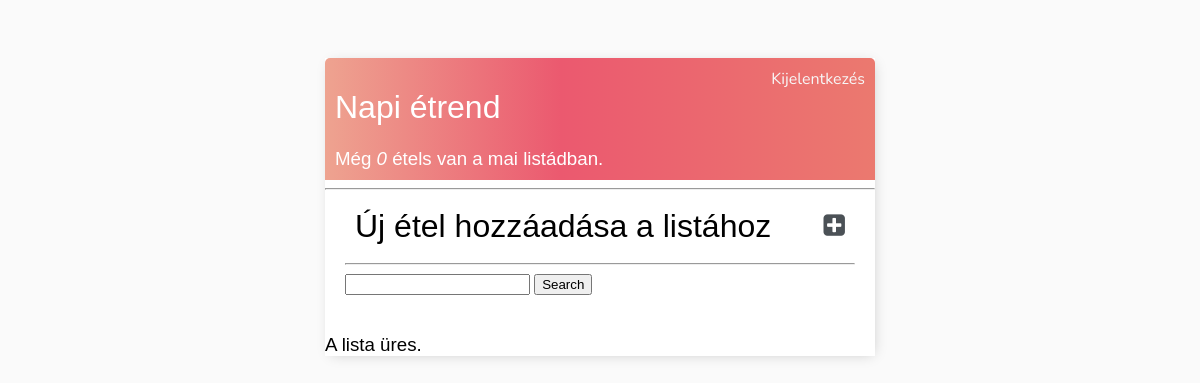
Before: / (signed in) with the older database file.
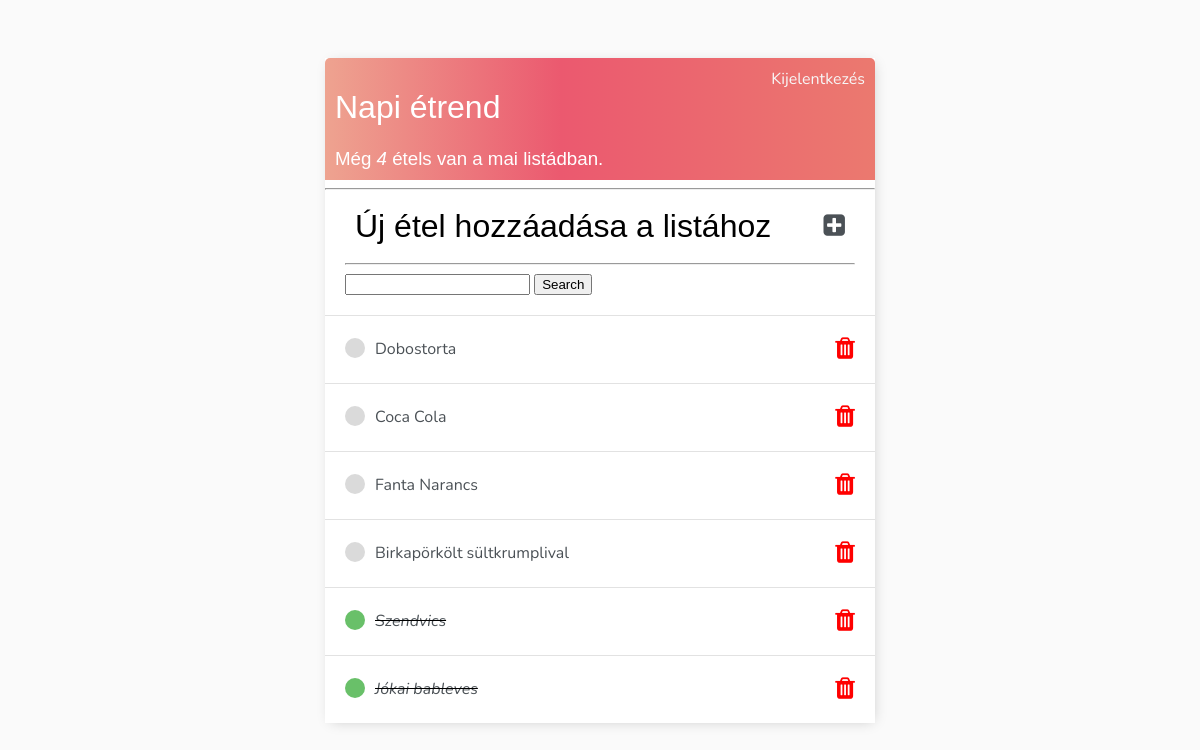
After: the same page with the newer database file.
### base/models.py (models this page shows)
class Task(models.Model):
    user = models.ForeignKey(User, on_delete=models.CASCADE, null=True, blank=True)
    title = models.CharField(max_length=200)
    description = models.TextField(null=True, blank=True)
    complete = models.BooleanField(default=False)
    create = models.DateTimeField(auto_now_add=True)
    def __str__(self):
        return self.title
    class Meta:
        ordering = ['complete']

### base/views.py (the view)
# urls.py: path('', TaskList.as_view(), name='tasks'),
class TaskList(LoginRequiredMixin, ListView):
    model = Task
    context_object_name = 'tasks'
    def get_context_data(self, **kwargs):
        context = super().get_context_data(**kwargs)
        context['tasks'] = context['tasks'].filter(user=self.request.user)
        context['count'] = context['tasks'].filter(complete=False).count()
        search_input = self.request.GET.get('search-area') or ''
        if search_input:
            context['tasks'] = context['tasks'].filter(title__startswith=search_input)
        context['search-input'] = search_input
        return context

### base/templates/base/task_list.html (shortened to what this page needs)
{% extends 'base/main.html' %}
{% block content %}
<div class="header-bar">
    <div>
        <h1>Napi étrend</h1>
        <h3 style="margin:0">Még <i>{{ count }}</i> étel{{count|pluralize }} van a mai listádban. </h3>
    </div>
    {% if request.user.is_authenticated %}
    <a href="{% url 'logout' %}">Kijelentkezés</a>
    {% else %}
    <a href="{% url 'login' %}">Bejelentkezés</a>
    {% endif %}
</div>
    <hr>
    <div class="header-bottom">
        <div class="header-inside">
        <h1>Új étel hozzáadása a listához {{ context.color }}</h1>
        <a href="{% url 'task-create'%}"><i class='fa fa-plus-square'></i>
        </a>
        </div>
<hr>
        <form method="GET" action="">
            <input type="text" name="search-area" id="" value="{{ search_input }}">
            <input type="submit" value="Search">
        </form>
    </div>
    <div class="task-items-wrapper">
        {% for task in tasks %}
        <div class=task-wrapper>
            {% if task.complete %}
                <div class="task-title">
                    <div class="task-complete-icon"></div>
                    <i><s><a href="{% url 'task-update' task.id %}">{{ task }}</a></s></i>
                </div>
            {% else %}
            <div class="task-title">
                <div class="task-incomplete-icon"></div>
                <a href="{% url 'task-update' task.id %}">{{ task }}</a>
            </div>
            {% endif %}
            <td><a class="delete-link" href="{% url 'task-delete' task.id %}"><i class='fa fa-trash red-color'></i>
            </a></td>
        </div>
        {% empty %}
        <h3>A lista üres.</h3>
        {% endfor %}
    </div>
{% endblock content %}

### base/templates/base/main.html (shortened to what this page needs)
<!DOCTYPE html>
<html lang="en">
<head>
    <link rel='stylesheet' href='https://cdnjs.cloudflare.com/ajax/libs/font-awesome/4.7.0/css/font-awesome.min.css'>
</head>
<body>
    <div class="container">
        {% block content  %}
        {% endblock content  %}
    </div>
</body>
</html>

### base/templates/base/main.html (style rules this page uses)
body { background-color: #FAFAFA; font-family: 'Nunito', sans-serif; padding-top: 50px; }
.container { max-width: 550px; margin: auto; background-color: white; -webkit-box-shadow: 2px 2px 13px -4px rgba(0, 0, 0, 0.21); box-shadow: 2px 2px 13px -4px rgba(0, 0, 0, 0.21); }
h1, h2, h3, h4, h5, h6 { font-family: 'Raleway', sans-serif; font-weight: 100; }
a, p { color: #4b5156; }
.header-bar { display: flex; justify-content: space-between; color: #fff; padding: 10px; border-radius: 5px 5px 0 0; background: linear-gradient(90deg, #EEA390 0%, #EB596F 43%, #EB796F 100%); }
.header-bar a { color: rgb(247, 247, 247); text-decoration: none; }
.task-wrapper { display: flex; align-items: center; justify-content: space-between; padding: 20px; background-color: #fff; border-top: 1px solid rgb(226, 226, 226); }
.delete-link { text-decoration: none; }
.header-bottom { padding: 0 20px 20px 20px; }
.task-title a { text-decoration: none; color: #4b5156; margin-left: 10px; }
.task-complete-icon { height: 20px; width: 20px; background-color: rgb(105, 192, 105); border-radius: 50%; }
.task-incomplete-icon { height: 20px; width: 20px; background-color: rgb(218, 218, 218); border-radius: 50%; }
.task-title { display: flex; }
.red-color { color: red; font-size: 25px; }
.header-bottom h1 { margin-bottom: 0px; margin-top: 0; }
.fa-plus-square { font-size: 25px; }
.header-inside { display: flex; align-items: center; justify-content: space-between; padding: 10px; }

Changed rows visible on the page:
added Task: title "Dobostorta"
added Task: title "Coca Cola"
added Task: title "Fanta Narancs"
added Task: title "Birkapörkölt sültkrumplival"
added Task: title "Szendvics"
added Task: title "Jókai bableves"
Other visible differences:
{{ count }}: "0" → "4"
text no longer shown: "A lista üres."
